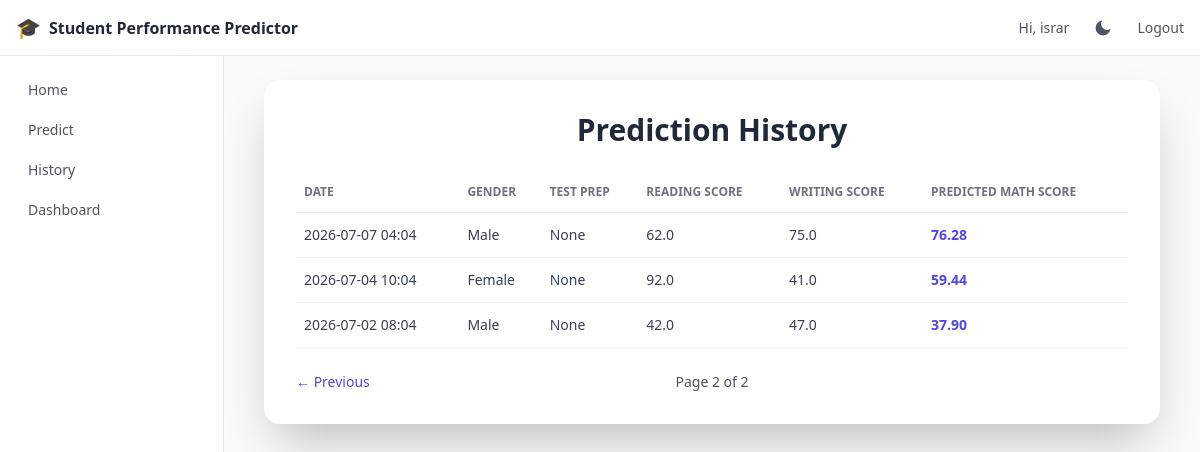
Screenshot of /history?page=2 (signed in) with the database file from the repository.
### src/models_db.py (models this page shows)
class User(UserMixin, db.Model):
    __tablename__ = "users"
    id = db.Column(db.Integer, primary_key=True)
    name = db.Column(db.String(120), nullable=False)
    email = db.Column(db.String(255), unique=True, nullable=False)
    password_hash = db.Column(db.String(255), nullable=False)
    role = db.Column(db.Enum(UserRole), default=UserRole.USER, nullable=False)
    created_at = db.Column(db.DateTime, default=lambda: datetime.now(timezone.utc))
    reset_token = db.Column(db.String(64), unique=True, nullable=True)
    reset_token_expires_at = db.Column(db.DateTime, nullable=True)
    predictions = db.relationship(
        "Prediction", backref="user", lazy=True, cascade="all, delete-orphan"
    )

class Prediction(db.Model):
    __tablename__ = "predictions"
    id = db.Column(db.Integer, primary_key=True)
    user_id = db.Column(db.Integer, db.ForeignKey("users.id"), nullable=False)
    gender = db.Column(db.String(20), nullable=False)
    race_ethnicity = db.Column(db.String(20), nullable=False)
    parental_education = db.Column(db.String(50), nullable=False)
    lunch = db.Column(db.String(20), nullable=False)
    test_preparation_course = db.Column(db.String(20), nullable=False)
    reading_score = db.Column(db.Float, nullable=False)
    writing_score = db.Column(db.Float, nullable=False)
    predicted_math_score = db.Column(db.Float, nullable=False)
    created_at = db.Column(db.DateTime, default=lambda: datetime.now(timezone.utc))

### application.py (the view)
@app.route('/history')
@login_required
def history():
    page = request.args.get('page', 1, type=int)
    pagination = (
        Prediction.query.filter_by(user_id=current_user.id)
        .order_by(Prediction.created_at.desc())
        .paginate(page=page, per_page=10, error_out=False)
    )
    return render_template('history.html', pagination=pagination)

### application.py (called while the page is built)
@login_manager.user_loader
def load_user(user_id):
    return db.session.get(User, int(user_id))

### templates/history.html (shortened to what this page needs)
{% extends "base.html" %}
{% block content %}
<div class="max-w-4xl mx-auto bg-white dark:bg-gray-800 shadow-2xl rounded-2xl p-8">
    <h1 class="text-3xl font-bold text-gray-800 dark:text-white mb-6 text-center">Prediction History</h1>
    {% if pagination.items %}
        <div class="overflow-x-auto">
            <table class="w-full text-left text-sm">
                <thead>
                    <tr class="border-b border-gray-200 dark:border-gray-700 text-gray-500 dark:text-gray-400 uppercase text-xs">
                        <th class="py-3 px-2">Date</th>
                        <th class="py-3 px-2">Gender</th>
                        <th class="py-3 px-2">Test Prep</th>
                        <th class="py-3 px-2">Reading Score</th>
                        <th class="py-3 px-2">Writing Score</th>
                        <th class="py-3 px-2">Predicted Math Score</th>
                    </tr>
                </thead>
                <tbody>
                    {% for prediction in pagination.items %}
                        <tr class="border-b border-gray-100 dark:border-gray-700">
                            <td class="py-3 px-2 text-gray-700 dark:text-gray-300 whitespace-nowrap">{{ prediction.created_at.strftime('%Y-%m-%d %H:%M') }}</td>
                            <td class="py-3 px-2 text-gray-700 dark:text-gray-300 capitalize">{{ prediction.gender }}</td>
                            <td class="py-3 px-2 text-gray-700 dark:text-gray-300 capitalize">{{ prediction.test_preparation_course }}</td>
                            <td class="py-3 px-2 text-gray-700 dark:text-gray-300">{{ prediction.reading_score }}</td>
                            <td class="py-3 px-2 text-gray-700 dark:text-gray-300">{{ prediction.writing_score }}</td>
                            <td class="py-3 px-2 font-semibold text-indigo-600 dark:text-indigo-400">{{ "%.2f"|format(prediction.predicted_math_score) }}</td>
                        </tr>
                    {% endfor %}
                </tbody>
            </table>
        </div>
        <div class="flex items-center justify-between mt-6 text-sm text-gray-600 dark:text-gray-400">
            <div class="w-24">
                {% if pagination.has_prev %}
                    <a href="{{ url_for('history', page=pagination.prev_num) }}" class="text-indigo-600 dark:text-indigo-400 hover:underline">&larr; Previous</a>
                {% endif %}
            </div>
            <div>Page {{ pagination.page }} of {{ pagination.pages }}</div>
        </div>
    {% else %}
        <p class="text-gray-500 dark:text-gray-400 text-center">You haven't made any predictions yet.</p>
        <p class="text-center mt-4">
            <a href="{{ url_for('predict_datapoint') }}" class="text-indigo-600 dark:text-indigo-400 hover:underline">Make your first prediction</a>
        </p>
    {% endif %}
</div>
{% endblock %}

### templates/base.html (shortened to what this page needs)
<!DOCTYPE html>
<html lang="en">
<head>
    <script src="https://cdn.tailwindcss.com"></script>
</head>
<body class="bg-gray-50 dark:bg-gray-900 min-h-screen">
    <nav class="fixed top-0 inset-x-0 h-14 z-20 bg-white dark:bg-gray-800 border-b border-gray-200 dark:border-gray-700">
        <div class="h-full flex items-center justify-between px-4">
            <a href="{{ url_for('index') }}" class="flex items-center gap-2 font-semibold text-gray-800 dark:text-white">
                <span class="text-xl">🎓</span>
                <span class="hidden sm:inline">Student Performance Predictor</span>
            </a>
            <div class="flex items-center gap-4 text-sm font-medium text-gray-600 dark:text-gray-300">
                {% if current_user.is_authenticated %}
                    <span class="hidden sm:inline">Hi, {{ current_user.name }}</span>
                {% endif %}
                <button id="theme-toggle" type="button"
                    class="w-9 h-9 flex items-center justify-center text-gray-600 dark:text-gray-300 hover:bg-gray-100 dark:hover:bg-gray-700"
                    aria-label="Toggle dark mode">
                    <span id="theme-toggle-icon"></span>
                </button>
                {% if current_user.is_authenticated %}
                    <a href="{{ url_for('auth.logout') }}" class="hover:underline">Logout</a>
                {% else %}
                    <a href="{{ url_for('auth.login') }}" class="hover:underline">Login</a>
                    <a href="{{ url_for('auth.signup') }}" class="hover:underline">Signup</a>
                {% endif %}
            </div>
        </div>
    </nav>
    <aside class="hidden md:block fixed top-14 bottom-0 left-0 w-56 bg-white dark:bg-gray-800 border-r border-gray-200 dark:border-gray-700 overflow-y-auto">
        <div class="p-4 space-y-1 text-sm font-medium text-gray-600 dark:text-gray-300">
            <a href="{{ url_for('index') }}" class="block px-3 py-2 rounded-lg hover:bg-gray-100 dark:hover:bg-gray-700">Home</a>
            <a href="{{ url_for('predict_datapoint') }}" class="block px-3 py-2 rounded-lg hover:bg-gray-100 dark:hover:bg-gray-700">Predict</a>
            <a href="{{ url_for('history') }}" class="block px-3 py-2 rounded-lg hover:bg-gray-100 dark:hover:bg-gray-700">History</a>
            <a href="{{ url_for('dashboard') }}" class="block px-3 py-2 rounded-lg hover:bg-gray-100 dark:hover:bg-gray-700">Dashboard</a>
        </div>
    </aside>
    <main class="pt-14 md:pl-56 min-h-screen">
        <div class="p-6">
            {% block content %}{% endblock %}
        </div>
    </main>
</body>
</html>

### rows the page displays
User: name "israr"
Prediction: created_at "2026-07-07 04:04", gender "Male", test_preparation_course "None", reading_score "62.0", writing_score "75.0", predicted_math_score "76.28"
Prediction: created_at "2026-07-04 10:04", gender "Female", test_preparation_course "None", reading_score "92.0", writing_score "41.0", predicted_math_score "59.44"
Prediction: created_at "2026-07-02 08:04", gender "Male", test_preparation_course "None", reading_score "42.0", writing_score "47.0", predicted_math_score "37.90"

### other values shown
{{ pagination.page }} "2"
{{ pagination.pages }} "2"
